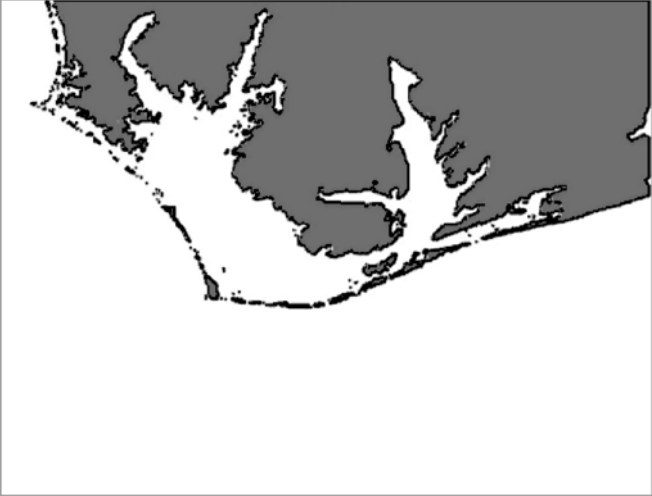
#> input picture real world python/sar/cape.png, 652 x 496 px
$ python bayes.py
#> lines starting #> are read from the running program, lines starting #| are printed output that depends on the picture
import sys
import itertools
import random
import numpy as np
import cv2 as cv

MAP_FILE = "cape.png"

# SA - Search Area
# (ULX, ULY, LRX, LRY)
SA1_CORNERS = (130, 265, 180, 315)
SA2_CORNERS = (80, 255, 130, 305)
SA3_CORNERS = (105, 205, 155, 255)

class Search:
    """Bayesian Search and Rescue game with 3 search areas"""

    def __init__(self, name:str) -> None:
#> called with name = 'Cape_Python'
        self.name = name
        self.image = cv.imread(MAP_FILE, cv.IMREAD_COLOR) #Loading img in color mode
#> self.image is the input picture: shape (496, 652, 3); min 0, max 255, mean 201.1

        if self.image is None:
            print(f"Could not load map file {MAP_FILE}", file=sys.stderr)
            sys.exit(1)

        self.area_actual = 0
        self.sailor_actual = [0, 0]

        self.sa1 = self.image[SA1_CORNERS[1]: SA1_CORNERS[3],
                              SA1_CORNERS[0]: SA1_CORNERS[2]]
#> self.sa1: shape (50, 50, 3); every value is 255

        self.sa2 = self.image[SA2_CORNERS[1]: SA2_CORNERS[3],
                              SA2_CORNERS[0]: SA2_CORNERS[2]]

        self.sa3 = self.image[SA3_CORNERS[1]: SA3_CORNERS[3],
                              SA3_CORNERS[0]: SA3_CORNERS[2]]

        # Simulated probabilities given from a SAROPS program
        #  SAROPS (Search And Rescue Optimal Planning System)
        self.p1 = 0.2
        self.p2 = 0.5
        self.p3 = 0.3

        # Search Effeciveness Probabilities
        self.sep1 = 0
        self.sep2 = 0
        self.sep3 = 0


    def draw_map(self, last_known:tuple[int, int])-> None:
        """Display basemap with scale, last known xy location, search areas."""
#> called with last_known = (160, 290)
        cv.line(self.image, (20, 370), (70, 370),(0, 0, 0), 2)
        cv.putText(self.image, "0", (8, 370), cv.FONT_HERSHEY_PLAIN, 1, (0, 0, 0))
#> self.image: shape (496, 652, 3); min 0, max 255, mean 200.9
        cv.putText(self.image, "50 Nautical Miles", (71, 370), cv.FONT_HERSHEY_PLAIN, 1, (0, 0, 0))

        cv.rectangle(self.image, (SA1_CORNERS[0], SA1_CORNERS[1]), (SA1_CORNERS[2], SA1_CORNERS[3]), (0, 0, 0), 1)
        cv.putText(self.image, '1',(SA1_CORNERS[0] + 3, SA1_CORNERS[1] + 15),cv.FONT_HERSHEY_PLAIN, 1, 0)
#> self.image: shape (496, 652, 3); min 0, max 255, mean 200.6
        cv.rectangle(self.image, (SA2_CORNERS[0], SA2_CORNERS[1]),(SA2_CORNERS[2], SA2_CORNERS[3]), (0, 0, 0), 1)
        cv.putText(self.image, '2',(SA2_CORNERS[0] + 3, SA2_CORNERS[1] + 15),cv.FONT_HERSHEY_PLAIN, 1, 0)
#> self.image: shape (496, 652, 3); min 0, max 255, mean 200.4
        cv.rectangle(self.image, (SA3_CORNERS[0], SA3_CORNERS[1]),(SA3_CORNERS[2], SA3_CORNERS[3]), (0, 0, 0), 1)
        cv.putText(self.image, '3',(SA3_CORNERS[0] + 3, SA3_CORNERS[1] + 15),cv.FONT_HERSHEY_PLAIN, 1, 0)
#> self.image: shape (496, 652, 3); min 0, max 255, mean 200.3

        cv.putText(self.image, '+', (last_known),cv.FONT_HERSHEY_PLAIN, 1, (0, 0, 255))
#> self.image: shape (496, 652, 3); mean B, G, R 200.3, 200.3, 200.3
        cv.putText(self.image, '+ = Last Known Position', (274, 355),cv.FONT_HERSHEY_PLAIN, 1, (0, 0, 255))
        cv.putText(self.image, '* = Actual Position', (275, 370),cv.FONT_HERSHEY_PLAIN, 1, (255, 0, 0))
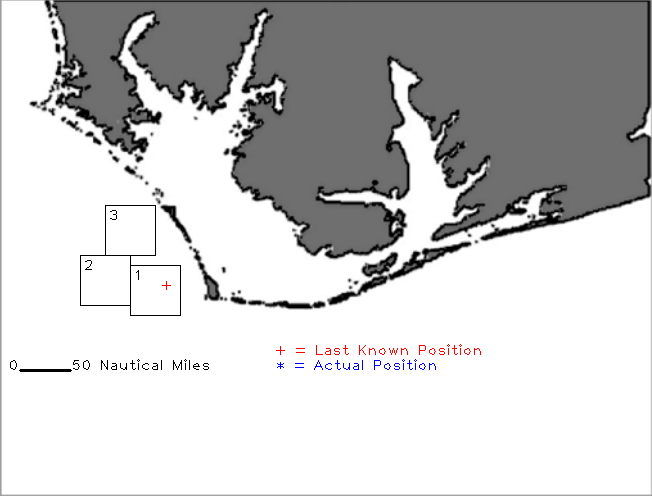
#> self.image: shape (496, 652, 3); mean B, G, R 200, 199.8, 200.1

        cv.imshow('Search Area', self.image)
        cv.moveWindow('Search Area', 750, 10)
        cv.waitKey(500)

    def sailor_final_location(self, num_search_areas:int) -> tuple[int, int]:
        """Return the actual x,y location of the missing sailor"""
#> called with num_search_areas = 3

        # Find the sailor coordinates with respect ot any Search Area subarray
        self.sailor_actual[0] = np.random.choice(self.sa1.shape[1], 1)
        self.sailor_actual[1] = np.random.choice(self.sa1.shape[0], 1)

        area = int(random.triangular(1, num_search_areas + 1))

        if area == 1:
            x = self.sailor_actual[0] + SA1_CORNERS[0]
            y = self.sailor_actual[1] + SA1_CORNERS[1]
            self.area_actual = 1
        elif area == 2:
            x = self.sailor_actual[0] + SA2_CORNERS[0]
            y = self.sailor_actual[1] + SA2_CORNERS[1]
            self.area_actual = 2
        elif area == 3:
            x = self.sailor_actual[0] + SA3_CORNERS[0]
#> x = [149]
            y = self.sailor_actual[1] + SA3_CORNERS[1]
#> y = [252]
            self.area_actual = 3

        return x, y

    def calc_search_effectiveness(self) -> None:
        """Set decimal search effectiveness value per search area"""
        self.sep1 = random.uniform(0.2, 0.9)
        self.sep2 = random.uniform(0.2, 0.9)
        self.sep3 = random.uniform(0.2, 0.9)

    def conduct_search(self, area_num:int, area_array:list[int], effectiveness_prob:float) -> tuple[str, tuple[int, int]]:
        """Return search results and list of searched coordinates"""
        local_y_range = range(area_array.shape[0])
        local_x_range = range(area_array.shape[1])

        # Performs cartesian product on the two ranges
        coords = list(itertools.product(local_x_range, local_y_range))
        random.shuffle(coords)
        coords = coords[:int((len(coords) * effectiveness_prob))]
        loc_actual = (self.sailor_actual[0], self.sailor_actual[1])

        if area_num == self.area_actual and loc_actual in coords:
            return f"Found in Area {area_num}", coords
        else:
            return "Not Found", coords

    def revise_target_probs(self)-> None:
        """Update area target probailties basedon search effectiveness"""
        denom = self.p1 * (1 - self.p1) + self.p2 * (1 - self.p2) + self.p3 * (1 - self.p3)

        self.p1 = self.p1 * (1 - self.p1) / denom
        self.p2 = self.p2 * (1 - self.p2) / denom
        self.p3 = self.p3 * (1 - self.p3) / denom

def draw_menu(search_num) -> None:
    """Print menu of choices for conducting area searches"""
    print(f"\nSearch {search_num}")
    print(
        """
          Choose next areas to search:

          0: Quit
          1: Search Area 1 twice
          2: Serahc Area 2 twice
          3: Search Area 3 twice
          4: Search Areas 1 & 2
          5: Search Areas 1 & 3
          6: Search Areas 2 & 3
          7: Start Over
        """
    )

def main():
    app = Search("Cape_Python")
    app.draw_map(last_known=(160, 290))

    sailor_x, sailor_y = app.sailor_final_location(num_search_areas=3)
#> sailor_x = [149]; sailor_y = [252]
    print("-"*65)
    print("\nInitial Target (P) Probailities: ")
    print(f"P1 = {app.p1:.3f}, P2 = {app.p2:.3f}, P3={app.p3:.3f}")
    Search_num = 1

    while True:
        app.calc_search_effectiveness()
        draw_menu(search_num=Search_num)
        choice = input("Choice: ")
#> the answer given: 1
#> in main, `results_1, coords_1 = app.conduct_search(1, app.sa1, app.sep1)`: results_1 = 'Not Found'; coords_1 = 1826 pairs, first value 0 to 49, second value 0 to 49
#> in main, `results_2, coords_2 = app.conduct_search(1, app.sa1, app.sep1)`: results_2 = 'Not Found'; coords_2 has the same summary as coords_1
#> in main, `app.sep1 = (len(set(coords_1 + coords_2))) / (len(app.sa1)**2)`: app.sep1 = 0.93
#| E1 = 0.930, E2 = 0.000, E3 = 0.000
#| E1 = 0.930, E2 = 0, E3 = 0.000
#> the answer given: 1
#> the answer given: 1
#> the answer given: 1
#> the answer given: 1
#> the answer given: 1

        if choice == "0":
            sys.exit()
        elif choice == "1":
            results_1, coords_1 = app.conduct_search(1, app.sa1, app.sep1)
            results_2, coords_2 = app.conduct_search(1, app.sa1, app.sep1)
            app.sep1 = (len(set(coords_1 + coords_2))) / (len(app.sa1)**2)
            app.sep2 = 0
            app.sep3 = 0
        elif choice == "2":
            results_1, coords_1 = app.conduct_search(2, app.sa2, app.sep2)
            results_2, coords_2 = app.conduct_search(2, app.sa2, app.sep2)
            app.sep1 = 0
            app.sep2 = (len(set(coords_1 + coords_2))) / (len(app.sa2)**2)
            app.sep3 = 0
        elif choice == "3":
            results_1, coords_1 = app.conduct_search(3, app.sa3, app.sep3)
            results_2, coords_2 = app.conduct_search(3, app.sa3, app.sep3)
            app.sep1 = 0
            app.sep2 = 0
            app.sep3 = (len(set(coords_1 + coords_2))) / (len(app.sa3)**2)
        elif choice == "4":
            results_1, coords_1 = app.conduct_search(1, app.sa1, app.sep1)
            results_2, coords_2 = app.conduct_search(2, app.sa2, app.sep2)
            app.sep3 = 0
        elif choice == "5":
            results_1, coords_1 = app.conduct_search(1, app.sa1, app.sep1)
            results_2, coords_2 = app.conduct_search(3, app.sa3, app.sep3)
            app.sep2 = 0
        elif choice == "6":
            results_1, coords_1 = app.conduct_search(2, app.sa2, app.sep2)
            results_2, coords_2 = app.conduct_search(3, app.sa3, app.sep3)
            app.sep1 = 0
        elif choice == "7":
            main()
        else:
            print("\nSorry, but that isn't a valid choice.", file=sys.stderr)
            continue

        # Use Bayes to update probabilties
        app.revise_target_probs()

        print(f"\nSearch {Search_num} Results 1 = {results_1}", file=sys.stderr)
        print(f"Search {Search_num} Results 2 = {results_2}", file=sys.stderr)
        print(f"Search {Search_num} Effectiveness (E):")
        print(f"E1 = {app.sep1:.3f}, E2 = {app.sep2:.3f}, E3 = {app.sep3:.3f}")

        if results_1 == "Not Found" and results_2 == "Not Found":
            print(f"\nNew Target Probabilities (P) for Search {Search_num + 1}")
            print(f"E1 = {app.sep1:.3f}, E2 = {app.sep2}, E3 = {app.sep3:.3f}")
        else:
            print(sailor_x[0], sailor_y[0])
            cv.circle(app.image, (sailor_x[0], sailor_y[0]), 3, (255, 0, 0), -1)
            cv.imshow("Search Area", app.image)
            cv.waitKey(10_000)
            main()

        Search_num += 1

if __name__ == "__main__":
#> (the run stopped early here; a loop or call above may not have finished)
